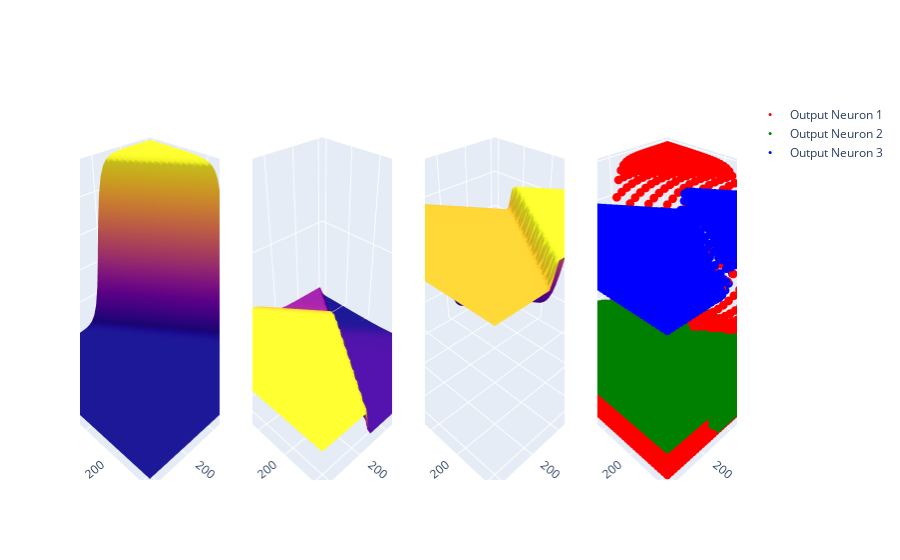

This figure's notebook cell:
### Code cell
'''
TODO: Gather data for expariment 4 -> humans look at 2 blocks and asked if it is white, black, or grey
TODO: Implement the S4 expariment
'''






import numpy as np
import tensorflow
from tensorflow.keras.models import Sequential
from tensorflow.keras.layers import Dense
from tensorflow.keras.optimizers import Adam
from tensorflow.keras.activations import relu
import plotly.graph_objects as go
from plotly.subplots import make_subplots
import ipywidgets as widgets
from IPython.display import display
import sys
import os
import json

ei = ""
cb = ""
pvmax = ""
pvmin = ""
ep = ""
ds = ""
if (input("Do you wish to use the defaults? [Y/N]") == "N"):
    ei = input("Which Expariment do you wish to do? int [1 -> 4]")
    cb = input("what do you want as a color bias? int [0 -> inf]")
    pvmax = input("what is the maximum pixel value?")
    pvmin = input("what is the minimum pixel value?")
    ep = input("How many epochs?")
    ds = input("how many data points do you wish to train on?")

experiment = int(ei) if ei != "" else 1
color_bias = int(cb) if cb != "" else 120
pixel_val_max = int(pvmax) if pvmax != "" else 255
pixel_val_min = int(pvmin) if pvmax != "" else 0

epochs = int(ep) if ep != "" else 100
data_size = int(ds) if ds != "" else 1000


'''
intersting setups:

1.)
experiment      = 1
color_bias      = 150
pixel_val_max   = 255
pixel_val_min   = 0
epochs          = 100
data_size       = 1000

2.)
experiment      = 3
color_bias      = 170
pixel_val_max   = 255
pixel_val_min   = 0
epochs          = 100
data_size       = 1000



'''




# print("Num GPUs Available: ", len(tf.config.list_physical_devices('GPU')))

# Define the neural network model
model = Sequential([
    Dense(3, activation='sigmoid', input_shape=(2,)),
    Dense(3, activation='sigmoid')
])

# Compile the model
model.compile(optimizer=Adam(learning_rate=0.01), loss='mse', metrics=['accuracy'])

# Generate training data
X = np.random.randint(pixel_val_min, pixel_val_max, (data_size, 2))

'''Math defined, black, white, or grey'''
def S1(X, n, input_tracker):
    y = np.zeros((X.shape[0], 3))
    answer_tracker = [0,0,0]
    for i, (x1, x2) in enumerate(X):
        answer_tracker = [0,0,0]
        if (x1 + x2) < (2*pixel_val_min + n):
            # WHITE
            answer_tracker[0] = 1
            y[i, 0] = 1
        elif (x1 + x2) > (2*pixel_val_max - n):
            # BLACK
            answer_tracker[1] = 1
            y[i, 1] = 1
        else:
            # GREY
            answer_tracker[2] = 1
            y[i, 2] = 1
        input_tracker = np.add(answer_tracker,input_tracker) 
    return y, input_tracker


'''More restrictive Math defined, black, white, or grey'''
def S2(X, n, input_tracker):
    y = np.zeros((X.shape[0], 3))
    answer_tracker = [0,0,0]
    for i, (x1, x2) in enumerate(X):
        answer_tracker = [0,0,0]
        if x1 > x2 and x1 < (pixel_val_min+n):
            answer_tracker[0] = 1
            y[i, 0] = 1
        elif x1 < x2 and x2 > (pixel_val_max - n):
            answer_tracker[1] = 1
            y[i, 1] = 1
        else:
            answer_tracker[2] = 1
            y[i, 2] = 1
        input_tracker = np.add(answer_tracker,input_tracker) 
    return y, input_tracker

'''Math defined, black, white, or grey BUT every third answer is neither'''
def S3(X, n, input_tracker):
    y = np.zeros((X.shape[0], 3))
    answer_tracker = [0,0,0]
    counter = 0
    for i, (x1, x2) in enumerate(X):
        counter += 1
        answer_tracker = [0,0,0]
        if x1 + x2 < n and counter !=3:
            answer_tracker[0] = 1
            y[i, 0] = 1
        elif x1 + x2 > n and counter != 3:
            answer_tracker[1] = 1
            y[i, 1] = 1
        else:
            answer_tracker[2] = 1
            y[i, 2] = 1
            counter = 0
        input_tracker = np.add(answer_tracker,input_tracker) 
    return y, input_tracker

# TODO: Gather the human defined data and finish this function
'''Human defined, black, white, or grey'''
# def S4(X, n, input_tracker):
#     human_data, human_answers = __S4()
#     y = np.zeros((X.shape[0], 3))
#     answer_tracker = [0,0,0]
#     for i in human_answers:
#         answer_tracker = [0,0,0]
#         if i[0] == 1:
#             answer_tracker[0] = 1
#             y[i, 0] = 1
#         elif i[1] == 1:
#             answer_tracker[1] = 1
#             y[i, 1] = 1
#         else:
#             answer_tracker[2] = 1
#             y[i, 2] = 1
#         input_tracker = np.add(answer_tracker,input_tracker) 
#     return y, input_tracker



def s4(folder_path):
    def encode_colors(color):
        if color == "black":
            return [1, 0, 0]
        elif color == "grey":
            return [0, 1, 0]
        else:
            return [0, 0, 1]
    # print(os.path.join(folder_path))
    # Read JSON files
    all_data = []
    for file_name in os.listdir(folder_path):
        if file_name.endswith(".json"):
            with open(os.path.join(folder_path, file_name), "r") as f:
                file_data = json.load(f)
                all_data.extend(file_data)

    # Preprocess data
    X = []
    y = []
    for data in all_data:
        X.append([data["X1"], data["X2"]])
        y.append(encode_colors(data["selectedColor"]))

    X = np.array(X)
    y = np.array(y)

    return X, y
    
# humanx,humany = s4("C:/Users")

# humanx,humany = s4("C:/Users/johns/Documents/NNandML/OpenSet/Project/Minima_Visualization/trial5_ipynb")


def pick_experiment(expar_number, X, color_bias, sum_of_inputs):
    y = 0
    if expar_number == 1:
        y, sum_of_inputs = S1(X, color_bias, sum_of_inputs)
    elif expar_number == 2:
        y, sum_of_inputs = S2(X, color_bias, sum_of_inputs)
    elif expar_number == 3:
        y, sum_of_inputs = S3(X, color_bias, sum_of_inputs)
    elif expar_number == 4:
        y, sum_of_inputs = s4("C:/Users/johns/Documents/NNandML/OpenSet/Project/Minima_Visualization/trial5_ipynb")
    return y, sum_of_inputs

sum_of_inputs = [0,0,0]
# human_data, human_answers = 
y, sum_of_inputs = pick_experiment(expar_number=experiment,X=X, color_bias=color_bias, sum_of_inputs=sum_of_inputs)
# Train the model
model.fit(X, y, epochs=epochs, verbose=2)


def create_plot(weight_updates, bias_updates):
    for i, layer in enumerate(model.layers):
        weights = layer.get_weights()
        weights[0] += weight_updates[i]
        weights[1] += bias_updates[i]
        layer.set_weights(weights)

    x_vals = np.linspace(pixel_val_min, pixel_val_max, 50)
    y_vals = np.linspace(pixel_val_min, pixel_val_max, 50)
    X_grid, Y_grid = np.meshgrid(x_vals, y_vals)
    input_grid = np.column_stack((X_grid.ravel(), Y_grid.ravel()))
    output_grid = model.predict(input_grid)

    fig = make_subplots(rows=1, cols=4, specs=[[{'type': 'surface'}, {'type': 'surface'}, {'type': 'surface'}, {'type': 'scatter3d'}]])

    trace1 = go.Surface(x=X_grid, y=Y_grid, z=output_grid[:, 0].reshape(X_grid.shape), showscale=False,
                        hovertemplate="Input Neuron 1 : %{x} <br>Input Neuron 2 : %{y} <br>Output Neuron 1: %{z} <br> Output Neuron 2: %{customdata[0]} <br>Output Neuron 3: %{customdata[1]}<extra></extra>",
                        customdata=np.column_stack((output_grid[:, 1], output_grid[:, 2])).reshape(X_grid.shape[0], X_grid.shape[1], 2))
                        # customdata=np.column_stack((output_grid[:, 1], output_grid[:, 2], np.ones_like(output_grid[:, 0]) * 42, np.ones_like(output_grid[:, 0]) * 99)).reshape(X_grid.shape[0], X_grid.shape[1], 4))

        
    trace2 = go.Surface(x=X_grid, y=Y_grid, z=output_grid[:, 1].reshape(X_grid.shape), showscale=False,
                        hovertemplate="Input Neuron 1: %{x}, Input Neuron 2: %{y}<br>Output Neuron 1: %{customdata[0]}<br>Output Neuron 2: %{z}<br>Output Neuron 3: %{customdata[1]}<extra></extra>",
                        customdata=np.column_stack((output_grid[:, 0], output_grid[:, 2])).reshape(X_grid.shape[0], X_grid.shape[1], 2))
    trace3 = go.Surface(x=X_grid, y=Y_grid, z=output_grid[:, 2].reshape(X_grid.shape), showscale=False,
                        hovertemplate="Input Neuron 1: %{x}, Input Neuron 2: %{y}<br>Output Neuron 1: %{customdata[0]}<br>Output Neuron 2: %{customdata[1]}<br>Output Neuron 3: %{z}<extra></extra>",
                        customdata=np.column_stack((output_grid[:, 0], output_grid[:, 1])).reshape(X_grid.shape[0], X_grid.shape[1], 2))
    
    trace4 = go.Scatter3d(x=input_grid[:, 0], y=input_grid[:, 1], z=output_grid[:, 0], mode='markers', marker=dict(size=3, color='red'), name='Output Neuron 1',
                        hovertemplate="Input Neuron 1: %{x}<br> Input Neuron 2: %{y}<br> Output Neuron 1: %{z}")



    trace5 = go.Scatter3d(x=input_grid[:, 0], y=input_grid[:, 1], z=output_grid[:, 1], mode='markers', marker=dict(size=3, color='green'), name='Output Neuron 2',
                        hovertemplate="Input Neuron 1: %{x}<br> Input Neuron 2: %{y}<br> Output Neuron 2: %{z}")
    
    trace6 = go.Scatter3d(x=input_grid[:, 0], y=input_grid[:, 1], z=output_grid[:, 2], mode='markers', marker=dict(size=3, color='blue'), name='Output Neuron 3',
                        hovertemplate="Input Neuron 1: %{x}<br> Input Neuron 2: %{y}<br> Output Neuron 2: %{z}")


    fig.add_trace(trace1, row=1, col=1)
    fig.add_trace(trace2, row=1, col=2)
    fig.add_trace(trace3, row=1, col=3)
    
    fig.add_trace(trace4, row=1, col=4)
    fig.add_trace(trace5, row=1, col=4)
    fig.add_trace(trace6, row=1, col=4)
    
    min_z = min(output_grid.min(), output_grid.min(), output_grid.min())
    max_z = min(max(output_grid.max(), output_grid.max(), output_grid.max()),1) 
    
    fig.update_layout(hovermode="x unified", hoverdistance=50,
                      scene=dict(xaxis_title="Input Neuron 1", yaxis_title="Input Neuron 2", zaxis_title="Output Neuron 1", zaxis_range=[min_z, max_z]),
                      scene2=dict(xaxis_title="Input Neuron 1", yaxis_title="Input Neuron 2", zaxis_title="Output Neuron 2",  zaxis_range=[min_z, max_z]),
                      scene3=dict(xaxis_title="Input Neuron 1", yaxis_title="Input Neuron 2", zaxis_title="Output Neuron 3", zaxis_range=[min_z, max_z]),
                      scene4=dict(xaxis_title="Input Neuron 1", yaxis_title="Input Neuron 2", zaxis_title="Output Neurons"))

    return fig

def plot(weight_update, bias_update):
    weight_updates = [np.ones((2, 3)) * weight_update, np.ones((3, 3)) * weight_update]
    bias_updates = [np.ones(3) * bias_update, np.ones(3) * bias_update]
    fig = create_plot(weight_updates, bias_updates)
    fig.show()

weight_slider = widgets.FloatSlider(min=-1, max=1, step=0.1, value=0, description="Weight Update")
bias_slider = widgets.FloatSlider(min=-1, max=1, step=0.1, value=0, description="Bias Update")

print("These were ",sum_of_inputs, " of each example")
widgets.interact(plot, weight_update=weight_slider, bias_update=bias_slider)

### Figure 1 — Plotly figure (JSON) as saved in the notebook; plotly's stock layout.template omitted (floating-point values rounded to 4 significant figures; data arrays with more than 128 entries replaced by an {"elided": "..."} marker saying what was removed)
{"data": [{"customdata": {"elided": "50x50x2 float values"}, "hovertemplate": "Input Neuron 1 : %{x} <br>Input Neuron 2 : %{y} <br>Output Neuron 1: %{z} <br> Output Neuron 2: %{customdata[0]} <br>Output Neuron 3: %{customdata[1]}<extra></extra>", "scene": "scene", "showscale": false, "type": "surface", "x": {"elided": "50x50 float values"}, "y": {"elided": "50x50 float values"}, "z": {"elided": "50x50 float values"}}, {"customdata": {"elided": "50x50x2 float values"}, "hovertemplate": "Input Neuron 1: %{x}, Input Neuron 2: %{y}<br>Output Neuron 1: %{customdata[0]}<br>Output Neuron 2: %{z}<br>Output Neuron 3: %{customdata[1]}<extra></extra>", "scene": "scene2", "showscale": false, "type": "surface", "x": {"elided": "50x50 float values"}, "y": {"elided": "50x50 float values"}, "z": {"elided": "50x50 float values"}}, {"customdata": {"elided": "50x50x2 float values"}, "hovertemplate": "Input Neuron 1: %{x}, Input Neuron 2: %{y}<br>Output Neuron 1: %{customdata[0]}<br>Output Neuron 2: %{customdata[1]}<br>Output Neuron 3: %{z}<extra></extra>", "scene": "scene3", "showscale": false, "type": "surface", "x": {"elided": "50x50 float values"}, "y": {"elided": "50x50 float values"}, "z": {"elided": "50x50 float values"}}, {"hovertemplate": "Input Neuron 1: %{x}<br> Input Neuron 2: %{y}<br> Output Neuron 1: %{z}", "marker": {"color": "red", "size": 3}, "mode": "markers", "name": "Output Neuron 1", "scene": "scene4", "type": "scatter3d", "x": {"elided": "2500 float values"}, "y": {"elided": "2500 float values"}, "z": {"elided": "2500 float values"}}, {"hovertemplate": "Input Neuron 1: %{x}<br> Input Neuron 2: %{y}<br> Output Neuron 2: %{z}", "marker": {"color": "green", "size": 3}, "mode": "markers", "name": "Output Neuron 2", "scene": "scene4", "type": "scatter3d", "x": {"elided": "2500 float values"}, "y": {"elided": "2500 float values"}, "z": {"elided": "2500 float values"}}, {"hovertemplate": "Input Neuron 1: %{x}<br> Input Neuron 2: %{y}<br> Output Neuron 2: %{z}", "marker": {"color": "blue", "size": 3}, "mode": "markers", "name": "Output Neuron 3", "scene": "scene4", "type": "scatter3d", "x": {"elided": "2500 float values"}, "y": {"elided": "2500 float values"}, "z": {"elided": "2500 float values"}}], "layout": {"hoverdistance": 50, "hovermode": "x unified", "scene": {"domain": {"x": [0, 0.2125], "y": [0, 1]}, "xaxis": {"title": {"text": "Input Neuron 1"}}, "yaxis": {"title": {"text": "Input Neuron 2"}}, "zaxis": {"range": [0.009209, 0.982], "title": {"text": "Output Neuron 1"}}}, "scene2": {"domain": {"x": [0.2625, 0.475], "y": [0, 1]}, "xaxis": {"title": {"text": "Input Neuron 1"}}, "yaxis": {"title": {"text": "Input Neuron 2"}}, "zaxis": {"range": [0.009209, 0.982], "title": {"text": "Output Neuron 2"}}}, "scene3": {"domain": {"x": [0.525, 0.7375], "y": [0, 1]}, "xaxis": {"title": {"text": "Input Neuron 1"}}, "yaxis": {"title": {"text": "Input Neuron 2"}}, "zaxis": {"range": [0.009209, 0.982], "title": {"text": "Output Neuron 3"}}}, "scene4": {"domain": {"x": [0.7875, 1], "y": [0, 1]}, "xaxis": {"title": {"text": "Input Neuron 1"}}, "yaxis": {"title": {"text": "Input Neuron 2"}}, "zaxis": {"title": {"text": "Output Neurons"}}}}}
